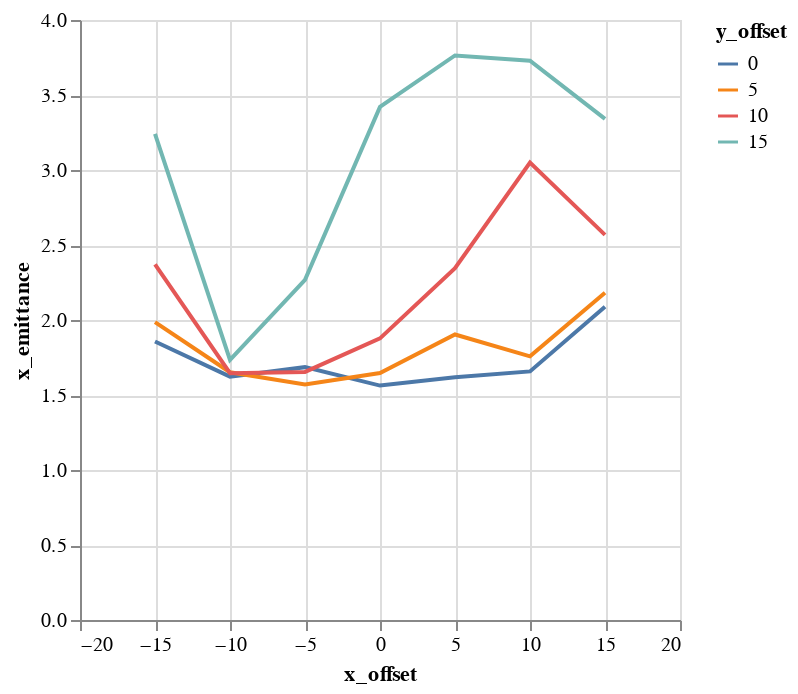

The notebook cell this image was saved under:
### Markdown cell above
## Plots

### Code cell
alt.Chart(emit_df).mark_line().encode(
    color='y_offset:N',
    x='x_offset',
    y='x_emittance',
)

### Figure 1 — Vega-Lite specification as saved in the notebook (floating-point values rounded to 4 significant figures)
{"$schema": "https://vega.github.io/schema/vega-lite/v1.2.1.json", "data": {"values": [{"losses": 0, "relbeta": 0.002308, "sourceID": 16777222, "sourceName": "x_-15_y_0", "x_emittance": 1.857, "x_emittance_rel": 1.145, "x_norm_emittance": 0.004287, "x_offset": -15, "y_emittance": 1.589, "y_emittance_rel": 1.011, "y_norm_emittance": 0.003669, "y_offset": 0}, {"losses": 0, "relbeta": 0.002308, "sourceID": 16777229, "sourceName": "x_-15_y_5", "x_emittance": 1.986, "x_emittance_rel": 1.247, "x_norm_emittance": 0.004584, "x_offset": -15, "y_emittance": 1.771, "y_emittance_rel": 1.112, "y_norm_emittance": 0.004089, "y_offset": 5}, {"losses": 0, "relbeta": 0.002308, "sourceID": 16777236, "sourceName": "x_-15_y_10", "x_emittance": 2.371, "x_emittance_rel": 1.466, "x_norm_emittance": 0.005474, "x_offset": -15, "y_emittance": 2.212, "y_emittance_rel": 1.385, "y_norm_emittance": 0.005107, "y_offset": 10}, {"losses": 1, "relbeta": 0.002308, "sourceID": 16777243, "sourceName": "x_-15_y_15", "x_emittance": 3.241, "x_emittance_rel": 1.94, "x_norm_emittance": 0.007482, "x_offset": -15, "y_emittance": 2.845, "y_emittance_rel": 1.712, "y_norm_emittance": 0.006567, "y_offset": 15}, {"losses": 0, "relbeta": 0.002308, "sourceID": 16777220, "sourceName": "x_-10_y_0", "x_emittance": 1.622, "x_emittance_rel": 1.019, "x_norm_emittance": 0.003745, "x_offset": -10, "y_emittance": 1.549, "y_emittance_rel": 0.9977, "y_norm_emittance": 0.003576, "y_offset": 0}, {"losses": 0, "relbeta": 0.002308, "sourceID": 16777227, "sourceName": "x_-10_y_5", "x_emittance": 1.652, "x_emittance_rel": 1.024, "x_norm_emittance": 0.003812, "x_offset": -10, "y_emittance": 1.626, "y_emittance_rel": 1.029, "y_norm_emittance": 0.003754, "y_offset": 5}, {"losses": 0, "relbeta": 0.002308, "sourceID": 16777234, "sourceName": "x_-10_y_10", "x_emittance": 1.645, "x_emittance_rel": 1.107, "x_norm_emittance": 0.003798, "x_offset": -10, "y_emittance": 1.822, "y_emittance_rel": 1.094, "y_norm_emittance": 0.004206, "y_offset": 10}, {"losses": 0, "relbeta": 0.002308, "sourceID": 16777241, "sourceName": "x_-10_y_15", "x_emittance": 1.734, "x_emittance_rel": 1.196, "x_norm_emittance": 0.004004, "x_offset": -10, "y_emittance": 2.025, "y_emittance_rel": 1.239, "y_norm_emittance": 0.004674, "y_offset": 15}, {"losses": 0, "relbeta": 0.002308, "sourceID": 16777218, "sourceName": "x_-5_y_0", "x_emittance": 1.686, "x_emittance_rel": 1.006, "x_norm_emittance": 0.003891, "x_offset": -5, "y_emittance": 1.724, "y_emittance_rel": 1.004, "y_norm_emittance": 0.00398, "y_offset": 0}, {"losses": 0, "relbeta": 0.002308, "sourceID": 16777225, "sourceName": "x_-5_y_5", "x_emittance": 1.57, "x_emittance_rel": 1.03, "x_norm_emittance": 0.003624, "x_offset": -5, "y_emittance": 1.676, "y_emittance_rel": 1.031, "y_norm_emittance": 0.003868, "y_offset": 5}, {"losses": 0, "relbeta": 0.002308, "sourceID": 16777232, "sourceName": "x_-5_y_10", "x_emittance": 1.654, "x_emittance_rel": 1.094, "x_norm_emittance": 0.003818, "x_offset": -5, "y_emittance": 1.728, "y_emittance_rel": 1.118, "y_norm_emittance": 0.003988, "y_offset": 10}, {"losses": 0, "relbeta": 0.002308, "sourceID": 16777239, "sourceName": "x_-5_y_15", "x_emittance": 2.268, "x_emittance_rel": 1.341, "x_norm_emittance": 0.005235, "x_offset": -5, "y_emittance": 2.01, "y_emittance_rel": 1.336, "y_norm_emittance": 0.00464, "y_offset": 15}, {"losses": 0, "relbeta": 0.002308, "sourceID": 16777216, "sourceName": "x_0_y_0", "x_emittance": 1.563, "x_emittance_rel": 1.015, "x_norm_emittance": 0.003608, "x_offset": 0, "y_emittance": 1.559, "y_emittance_rel": 1.014, "y_norm_emittance": 0.003598, "y_offset": 0}, {"losses": 0, "relbeta": 0.002308, "sourceID": 16777223, "sourceName": "x_0_y_5", "x_emittance": 1.646, "x_emittance_rel": 1.069, "x_norm_emittance": 0.0038, "x_offset": 0, "y_emittance": 1.702, "y_emittance_rel": 1.109, "y_norm_emittance": 0.003929, "y_offset": 5}, {"losses": 0, "relbeta": 0.002308, "sourceID": 16777230, "sourceName": "x_0_y_10", "x_emittance": 1.877, "x_emittance_rel": 1.338, "x_norm_emittance": 0.004333, "x_offset": 0, "y_emittance": 2.011, "y_emittance_rel": 1.363, "y_norm_emittance": 0.004643, "y_offset": 10}, {"losses": 0, "relbeta": 0.002308, "sourceID": 16777237, "sourceName": "x_0_y_15", "x_emittance": 3.421, "x_emittance_rel": 1.935, "x_norm_emittance": 0.007897, "x_offset": 0, "y_emittance": 3.27, "y_emittance_rel": 2.028, "y_norm_emittance": 0.007549, "y_offset": 15}, {"losses": 0, "relbeta": 0.002308, "sourceID": 16777217, "sourceName": "x_5_y_0", "x_emittance": 1.619, "x_emittance_rel": 1.045, "x_norm_emittance": 0.003737, "x_offset": 5, "y_emittance": 1.732, "y_emittance_rel": 1.035, "y_norm_emittance": 0.003999, "y_offset": 0}, {"losses": 0, "relbeta": 0.002308, "sourceID": 16777224, "sourceName": "x_5_y_5", "x_emittance": 1.903, "x_emittance_rel": 1.188, "x_norm_emittance": 0.004394, "x_offset": 5, "y_emittance": 1.722, "y_emittance_rel": 1.169, "y_norm_emittance": 0.003976, "y_offset": 5}, {"losses": 0, "relbeta": 0.002308, "sourceID": 16777231, "sourceName": "x_5_y_10", "x_emittance": 2.345, "x_emittance_rel": 1.604, "x_norm_emittance": 0.005414, "x_offset": 5, "y_emittance": 2.228, "y_emittance_rel": 1.398, "y_norm_emittance": 0.005144, "y_offset": 10}, {"losses": 0, "relbeta": 0.002308, "sourceID": 16777238, "sourceName": "x_5_y_15", "x_emittance": 3.764, "x_emittance_rel": 2.355, "x_norm_emittance": 0.008688, "x_offset": 5, "y_emittance": 3.784, "y_emittance_rel": 2.404, "y_norm_emittance": 0.008734, "y_offset": 15}, {"losses": 0, "relbeta": 0.002308, "sourceID": 16777219, "sourceName": "x_10_y_0", "x_emittance": 1.657, "x_emittance_rel": 1.091, "x_norm_emittance": 0.003825, "x_offset": 10, "y_emittance": 1.662, "y_emittance_rel": 1.039, "y_norm_emittance": 0.003837, "y_offset": 0}, {"losses": 0, "relbeta": 0.002308, "sourceID": 16777226, "sourceName": "x_10_y_5", "x_emittance": 1.757, "x_emittance_rel": 1.214, "x_norm_emittance": 0.004057, "x_offset": 10, "y_emittance": 1.664, "y_emittance_rel": 1.105, "y_norm_emittance": 0.003842, "y_offset": 5}, {"losses": 0, "relbeta": 0.002308, "sourceID": 16777233, "sourceName": "x_10_y_10", "x_emittance": 3.049, "x_emittance_rel": 1.749, "x_norm_emittance": 0.007039, "x_offset": 10, "y_emittance": 2.574, "y_emittance_rel": 1.596, "y_norm_emittance": 0.005943, "y_offset": 10}, {"losses": 0, "relbeta": 0.002308, "sourceID": 16777240, "sourceName": "x_10_y_15", "x_emittance": 3.729, "x_emittance_rel": 2.371, "x_norm_emittance": 0.008608, "x_offset": 10, "y_emittance": 3.452, "y_emittance_rel": 2.284, "y_norm_emittance": 0.007969, "y_offset": 15}, {"losses": 0, "relbeta": 0.002308, "sourceID": 16777221, "sourceName": "x_15_y_0", "x_emittance": 2.088, "x_emittance_rel": 1.393, "x_norm_emittance": 0.004819, "x_offset": 15, "y_emittance": 1.618, "y_emittance_rel": 1.025, "y_norm_emittance": 0.003735, "y_offset": 0}, {"losses": 1, "relbeta": 0.002308, "sourceID": 16777228, "sourceName": "x_15_y_5", "x_emittance": 2.181, "x_emittance_rel": 1.388, "x_norm_emittance": 0.005035, "x_offset": 15, "y_emittance": 1.658, "y_emittance_rel": 1.116, "y_norm_emittance": 0.003826, "y_offset": 5}, {"losses": 0, "relbeta": 0.002308, "sourceID": 16777235, "sourceName": "x_15_y_10", "x_emittance": 2.567, "x_emittance_rel": 1.582, "x_norm_emittance": 0.005926, "x_offset": 15, "y_emittance": 2.328, "y_emittance_rel": 1.441, "y_norm_emittance": 0.005373, "y_offset": 10}, {"losses": 0, "relbeta": 0.002308, "sourceID": 16777242, "sourceName": "x_15_y_15", "x_emittance": 3.341, "x_emittance_rel": 2.205, "x_norm_emittance": 0.007711, "x_offset": 15, "y_emittance": 3.357, "y_emittance_rel": 2.115, "y_norm_emittance": 0.00775, "y_offset": 15}]}, "encoding": {"color": {"field": "y_offset", "type": "nominal"}, "x": {"field": "x_offset", "type": "quantitative"}, "y": {"field": "x_emittance", "type": "quantitative"}}, "mark": "line"}
